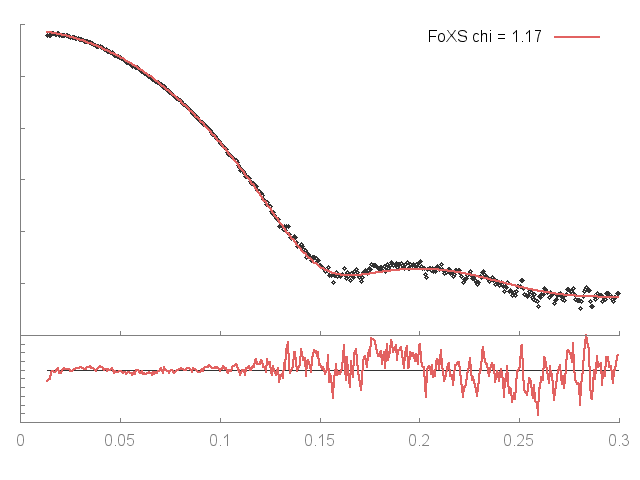

This chart was generated by the following gnuplot code:
set terminal png enhanced; set output "Vp133.B99990096_24159_LBNL_merged_q30.png";
set lmargin 2; set rmargin 2;set multiplot
set origin 0,0;set size 1,0.3; set tmargin 0; set bmargin 3;set ylabel '';set format y '';set xtics nomirror;set ytics nomirror; set border 3
set style line 11 lc rgb '#808080' lt 1;set border 3 back ls 11;f(x)=1
plot f(x) notitle lc rgb '#333333', 'Vp133.B99990096_24159_LBNL_merged_q30.dat' u 1:($2/$3) notitle w lines lw 2.5 lc rgb '#e26261'
set origin 0,0.3;set size 1,0.69; set bmargin 0; set tmargin 1;set xlabel ''; set format x ''; set ylabel '';
plot 'Vp133.B99990096_24159_LBNL_merged_q30.dat' u 1:2 thru log(y) notitle lc rgb '#333333' pt 6 ps 0.8, 'Vp133.B99990096_24159_LBNL_merged_q30.dat' u 1:3 thru log(y) t 'FoXS chi = 1.17' w lines lw 2.5 lc rgb '#e26261'
unset multiplot
reset
